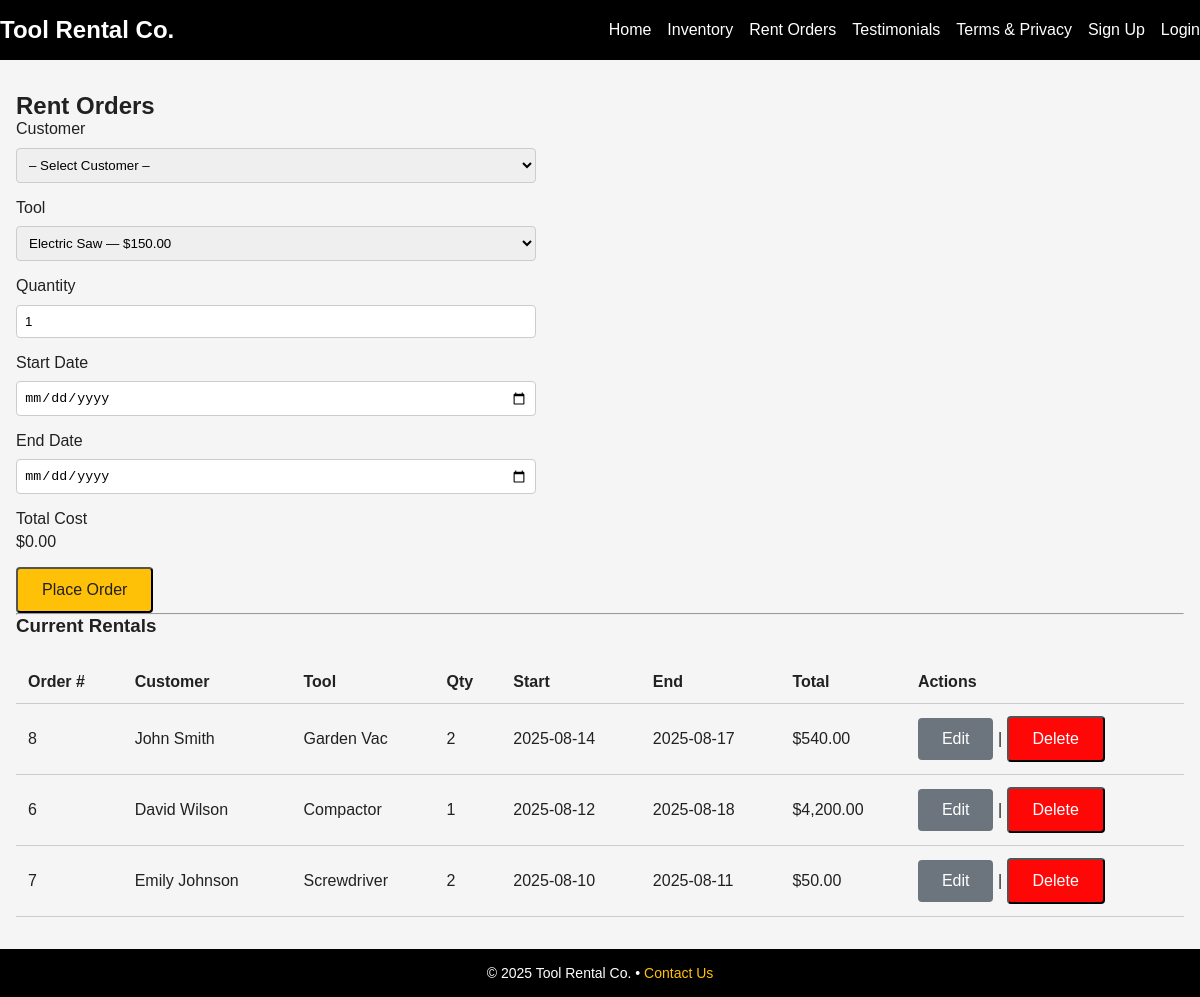
Page /pages/rent_orders.php?tool_id=7 on the committed database.
### tables this page shows
CREATE TABLE `orders` (
  `id` int(10) UNSIGNED NOT NULL,
  `customer_id` int(11) NOT NULL,
  `tool_id` int(11) NOT NULL,
  `qty` int(11) NOT NULL,
  `startdate` date NOT NULL,
  `enddate` date NOT NULL,
  `total` float NOT NULL
);

CREATE TABLE `customers` (
  `id` int(11) NOT NULL,
  `first_name` varchar(50) NOT NULL,
  `last_name` varchar(50) NOT NULL,
  `address` varchar(255) DEFAULT NULL,
  `phone` varchar(20) DEFAULT NULL,
  `email` varchar(100) DEFAULT NULL
);

CREATE TABLE `tool` (
  `id` int(11) NOT NULL,
  `name` varchar(50) NOT NULL,
  `id_category` int(11) NOT NULL,
  `id_location` int(11) NOT NULL,
  `price` float NOT NULL
);

### pages/rent_orders.php (the view, shortened to what this page needs)
<?php
include __DIR__ . '/../header.php';
$pdo = setConnectionInfo();
$selectedToolId = isset($_POST['inventoryID']) ? (int) $_POST['inventoryID'] : 0;
$quantity = isset($_POST['quantity']) ? (int) $_POST['quantity'] : 1;
$startDate = $_POST['startDate'] ?? '';
$endDate = $_POST['endDate'] ?? '';
if ($selectedToolId === 0) {
    if (isset($_GET['tool_id'])) {
        $selectedToolId = (int) $_GET['tool_id'];
    }
}
$stmt2 = $pdo->query("SELECT id, name, price FROM tool ORDER BY name");
$tools = $stmt2->fetchAll(PDO::FETCH_ASSOC);
$sqlOrders = "SELECT
                o.id AS order_id,
                c.first_name,
                c.last_name,
                t.name AS tool_name,
                o.qty,
                o.startdate,
                o.enddate,
                o.total
              FROM orders o
              JOIN customers c ON o.customer_id = c.id
              JOIN tool t ON o.tool_id = t.id
              ORDER BY o.startdate DESC";
$stmt3 = $pdo->query($sqlOrders);
$orders = $stmt3->fetchAll(PDO::FETCH_ASSOC);
?>
<main class="container">
    <h2>Rent Orders</h2>
    <form id="orderForm" action="" method="POST" novalidate>
        <div class="form-group">
            <label for="customerID">Customer</label>
            <select id="customerID" name="customerID" required>
                <option value="">– Select Customer –</option>
            </select>
        </div>
        <div class="form-group">
            <label for="inventoryID">Tool</label>
            <select id="inventoryID" name="inventoryID" required>
                <?php foreach ($tools as $t): ?>
                    <?php
                    $tid = (int) $t['id'];
                    $tname = htmlspecialchars($t['name'], ENT_QUOTES, 'UTF-8');
                    $price = number_format((float) $t['price'], 2);
                    $sel = ($selectedToolId === $tid) ? ' selected' : '';
                    ?>
                    <option value="<?= $tid ?>" <?= $sel ?>><?= $tname ?> — $<?= $price ?></option>
                <?php endforeach; ?>
            </select>
        </div>
        <div class="form-group">
            <label for="quantity">Quantity</label>
            <input type="number" id="quantity" name="quantity" min="1"
                value="<?= htmlspecialchars((string) $quantity) ?>" required>
        </div>
        <div class="form-group">
            <label for="startDate">Start Date</label>
            <input type="date" id="startDate" name="startDate" value="<?= htmlspecialchars($startDate) ?>" required>
        </div>
        <div class="form-group">
            <label for="endDate">End Date</label>
            <input type="date" id="endDate" name="endDate" value="<?= htmlspecialchars($endDate) ?>" required>
        </div>
        <div class="form-group">
            <label>Total Cost</label>
            <div id="totalCost">$0.00</div>
        </div>
        <button type="submit" class="btn btn-primary">Place Order</button>
    </form>
    <hr>
    <h3>Current Rentals</h3>
    <table class="orders-table">
        <thead>
            <tr>
                <th>Order #</th>
                <th>Customer</th>
                <th>Tool</th>
                <th>Qty</th>
                <th>Start</th>
                <th>End</th>
                <th>Total</th>
                <th>Actions</th>
            </tr>
        </thead>
        <tbody>
            <?php if (!empty($orders)): ?>
                <?php foreach ($orders as $o): ?>
                    <tr>
                        <td><?= (int) $o['order_id'] ?></td>
                        <td><?= htmlspecialchars($o['first_name'] . ' ' . $o['last_name']) ?></td>
                        <td><?= htmlspecialchars($o['tool_name']) ?></td>
                        <td><?= (int) $o['qty'] ?></td>
                        <td><?= htmlspecialchars($o['startdate']) ?></td>
                        <td><?= htmlspecialchars($o['enddate']) ?></td>
                        <td>$<?= number_format((float) $o['total'], 2) ?></td>
                        <td>
                            <a href="edit_order.php?id=<?= (int) $o['order_id'] ?>" class="btn btn-secondary btn-sm">Edit</a> |
                            <form method="POST" style="display:inline" onsubmit="return confirm('Delete this order?');">
                                <button type="submit" class="btn btn-danger">Delete</button>
                            </form>
                        </td>
                    </tr>
                <?php endforeach; ?>
            <?php else: ?>
                <tr>
                    <td colspan="8">(No current rentals found)</td>
                </tr>
            <?php endif; ?>
        </tbody>
    </table>
</main>
<?php include __DIR__ . '/../footer.php'; ?>
</body>
</html>

### css/style.css (style rules this page uses)
:root { --color-primary: #FFC107; --color-accent: #FF6F00; --color-danger: #ff0707; --color-secondary: #6c757d; --color-dark: #212121; --color-light: #F5F5F5; --color-white: #FFFFFF; --text-on-dark: #FFFFFF; --text-on-primary: #212121; --color-hero-bg: #2C2C2C; --max-width: 1200px; }
* { margin: 0; padding: 0; box-sizing: border-box; }
html, body { height: 100%; margin: 0; padding: 0; display: flex; flex-direction: column; }
body { font-family: Arial, sans-serif; background: var(--color-light); color: var(--color-dark); }
a { text-decoration: none; color: inherit; }
.container { max-width: var(--max-width); margin: 0 auto; padding: 0 1rem; width: 100%; }
.btn { display: inline-block; padding: 0.75em 1.5em; border-radius: 4px; font-size: 1rem; cursor: pointer; transition: background 0.2s; }
.btn-primary { background: var(--color-primary); color: var(--text-on-primary); }
.btn-danger { background: var(--color-danger); color: var(--text-on-dark); }
.btn-secondary { background: var(--color-secondary); color: var(--text-on-dark); }
body.login-page main, body.login_customer-page main, body.signup-page main, body.inventory-page main, body.edit_order-page main, body.rent_orders-page main { flex-grow: 1; padding: 2rem 1rem; background-color: var(--color-light); }
.form-group { margin-bottom: 1rem; }
input, select { padding: 0.5rem; width: 100%; max-width: 400px; margin-top: 0.25rem; border: 1px solid #ccc; border-radius: 4px; }
.inventory-table, .orders-table { width: 100%; border-collapse: collapse; margin-top: 1.5rem; }
.inventory-table th, .inventory-table td, .orders-table th, .orders-table td { border-bottom: 1px solid #ccc; padding: 0.75rem; text-align: left; }
.form-group label { display: block; margin-bottom: 0.35rem; font-weight: 500; }
.form-group input, .form-group select { width: 100%; max-width: 520px; box-sizing: border-box; }
.form-group input[type="date"] { padding: 0.45rem; line-height: 1.2; }

### rows in the picture
orders: id "8", customer.last_name "John Smith", tool.name "Garden Vac", qty "2", startdate "2025-08-14", enddate "2025-08-17", total "540.00"
orders: id "6", customer.last_name "David Wilson", tool.name "Compactor", qty "1", startdate "2025-08-12", enddate "2025-08-18", total "4,200.00"
orders: id "7", customer.last_name "Emily Johnson", tool.name "Screwdriver", qty "2", startdate "2025-08-10", enddate "2025-08-11", total "50.00"

### other values in the picture
form field inventoryID "Electric Saw — $150.00"
